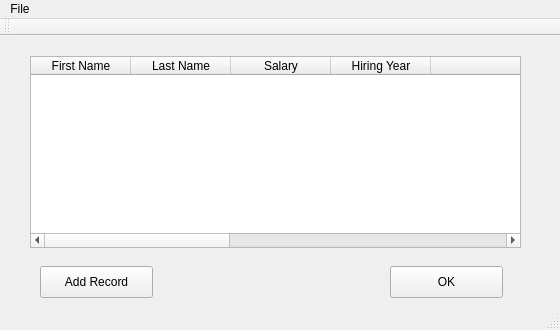
<?xml version="1.0" encoding="UTF-8"?>
<ui version="4.0">
 <class>DatabaseForm</class>
 <widget class="QMainWindow" name="DatabaseForm">
  <property name="geometry">
   <rect>
    <x>0</x>
    <y>0</y>
    <width>560</width>
    <height>330</height>
   </rect>
  </property>
  <property name="windowTitle">
   <string>DatabaseForm</string>
  </property>
  <widget class="QWidget" name="centralWidget">
   <widget class="QPushButton" name="okButton">
    <property name="geometry">
     <rect>
      <x>390</x>
      <y>230</y>
      <width>113</width>
      <height>32</height>
     </rect>
    </property>
    <property name="text">
     <string>OK</string>
    </property>
   </widget>
   <widget class="QPushButton" name="addRButton">
    <property name="geometry">
     <rect>
      <x>40</x>
      <y>230</y>
      <width>113</width>
      <height>32</height>
     </rect>
    </property>
    <property name="text">
     <string>Add Record</string>
    </property>
   </widget>
   <widget class="QTableWidget" name="tableWidget">
    <property name="geometry">
     <rect>
      <x>30</x>
      <y>20</y>
      <width>491</width>
      <height>192</height>
     </rect>
    </property>
    <property name="columnCount">
     <number>10</number>
    </property>
    <column>
     <property name="text">
      <string>First Name</string>
     </property>
    </column>
    <column>
     <property name="text">
      <string>Last Name</string>
     </property>
    </column>
    <column>
     <property name="text">
      <string>Salary</string>
     </property>
    </column>
    <column>
     <property name="text">
      <string>Hiring Year</string>
     </property>
    </column>
    <column>
     <property name="text">
      <string/>
     </property>
    </column>
    <column/>
    <column/>
    <column/>
    <column/>
    <column/>
   </widget>
  </widget>
  <widget class="QMenuBar" name="menuBar">
   <property name="geometry">
    <rect>
     <x>0</x>
     <y>0</y>
     <width>560</width>
     <height>21</height>
    </rect>
   </property>
   <widget class="QMenu" name="menuFile">
    <property name="title">
     <string>File</string>
    </property>
    <addaction name="actionSave"/>
   </widget>
   <addaction name="menuFile"/>
  </widget>
  <widget class="QToolBar" name="mainToolBar">
   <attribute name="toolBarArea">
    <enum>TopToolBarArea</enum>
   </attribute>
   <attribute name="toolBarBreak">
    <bool>false</bool>
   </attribute>
  </widget>
  <widget class="QStatusBar" name="statusBar"/>
  <action name="actionSave">
   <property name="text">
    <string>Save</string>
   </property>
  </action>
 </widget>
 <layoutdefault spacing="6" margin="11"/>
 <resources/>
 <connections/>
</ui>
